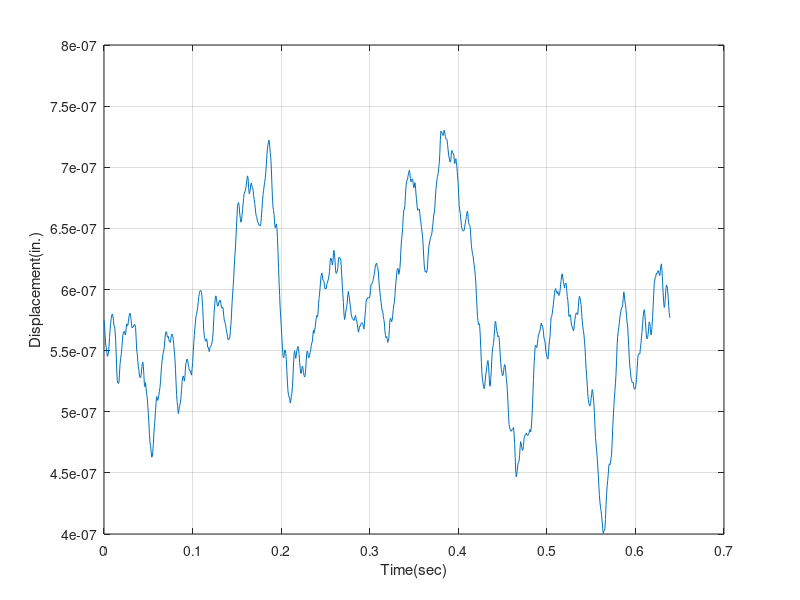

The MATLAB script that drew this image:
% close all;
clear;

m = 100;
k = 1e5;

omega = sqrt(k/m);
c = 632;
xi = c/sqrt(2*m*omega);

T = 0.64;
omega_bar = 2*pi/T;
M = 10;
N = 2^M;

t = linspace(0, 0.64, N);
Dt = t(2) - t(1);
tt = length(t);
F = wgn(1, N - 1, 0);
omega_n = zeros(1, N - 1);
for i = 1:tt - 1
%     F = F0(1: i);
%     if t(i) <= 0.16
%         F(i) = 12e4*t(i)/0.16;
%     elseif t(i) <= 0.48
%         F(i) = -75e4*(t(i)-0.16) + 12e4;
%     else
%         F(i) = min(0, 75e4*(t(i) - 0.64));
%     end
%     Cn = fft(F/N);
    if i <= N/2
        omega_n(i) = (i - 1)*omega_bar;
    else
        omega_n(i) = - (N - (i - 1))*omega_bar;
    end
%     rn(i) = omega_n(i)/omega;
end
rn = omega_n/omega;
Cn = fft(F/N);
uu = Cn./(k*(1 - rn.^2 + 2*xi*sqrt(-1)*rn));
u = fft(uu');
figure()
t = 0:Dt:(0.64 - Dt);
plot(t', real(u))
xlabel('Time(sec)');
ylabel('Displacement(in.)');
grid on